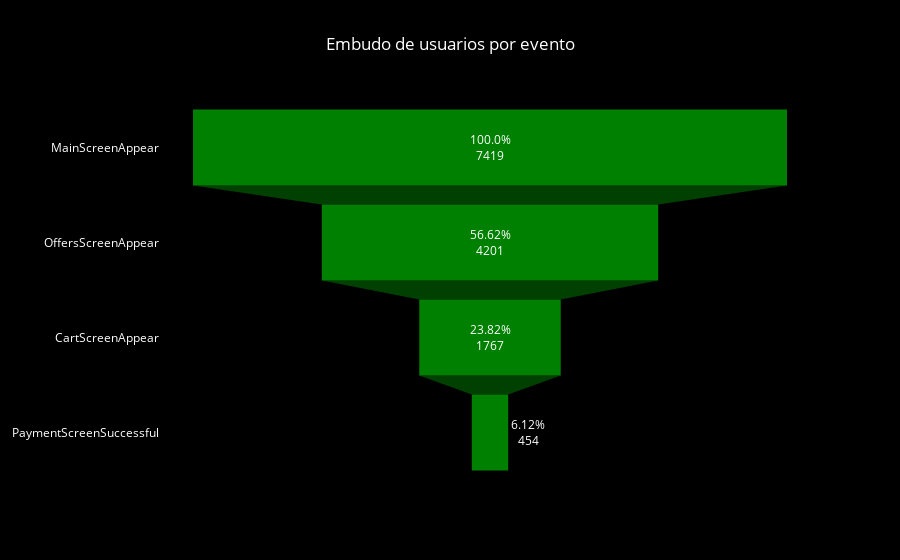

This figure's notebook cell:
### Code cell
# trazar el embudo de eventos
# tabla dinámica: primera acción del usuario
users = experiment_period.pivot_table(
    index='uid',
    columns='event_name',
    values='dt',
    aggfunc='min'
)

# trazar ruta de eventos
step_1 = ~users['MainScreenAppear'].isna()
step_2 = step_1 & (users['MainScreenAppear'] < users['OffersScreenAppear'])
step_3 = step_2 & (users['OffersScreenAppear'] < users['CartScreenAppear'])
step_4 = step_3 & (users['CartScreenAppear'] < users['PaymentScreenSuccessful'])

# contar usuarios por evento exceptuando el tutorial
n_MainScreenAppear = users[step_1].shape[0]
n_OffersScreenAppear = users[step_2].shape[0]
n_CartScreenAppear = users[step_3].shape[0]
n_PaymentScreenSuccessful = users[step_4].shape[0]

# dataframe: embudo de eventos
events_name = ['MainScreenAppear', 'OffersScreenAppear', 'CartScreenAppear', 'PaymentScreenSuccessful']
steps = [n_MainScreenAppear, n_OffersScreenAppear, n_CartScreenAppear, n_PaymentScreenSuccessful]

event_funnel = pd.DataFrame({
    'event':events_name,
    'users':steps
})

# calcular proporción de usuarios del paso anterior
event_funnel['proportion'] = event_funnel['users'] / event_funnel['users'].iloc[0]
event_funnel['proportion'] = (event_funnel['proportion'] * 100).round(2)

# trazar embudo: embudo de usuarios por evento
fig = go.Figure()
fig.add_trace(go.Funnel(
    y = event_funnel['event'],
    x = event_funnel['users'],
    text= event_funnel['proportion'].astype(str) + '%',
    textinfo="text+value",
    marker={'color':'green'}
))

fig.update_layout(
    title='Embudo de usuarios por evento',
    title_x=0.5,
    paper_bgcolor = "black",
    plot_bgcolor = "black",
    font = dict(color="white")
)

# mostrar df y embudo
print(event_funnel)
fig.show()

### Figure 1 — Plotly figure (JSON) as saved in the notebook; plotly's stock layout.template omitted (floating-point values rounded to 4 significant figures)
{"data": [{"marker": {"color": "green"}, "text": ["100.0%", "56.62%", "23.82%", "6.12%"], "textinfo": "text+value", "type": "funnel", "x": [7419, 4201, 1767, 454], "y": ["MainScreenAppear", "OffersScreenAppear", "CartScreenAppear", "PaymentScreenSuccessful"]}], "layout": {"font": {"color": "white"}, "paper_bgcolor": "black", "plot_bgcolor": "black", "title": {"text": "Embudo de usuarios por evento", "x": 0.5}}}
